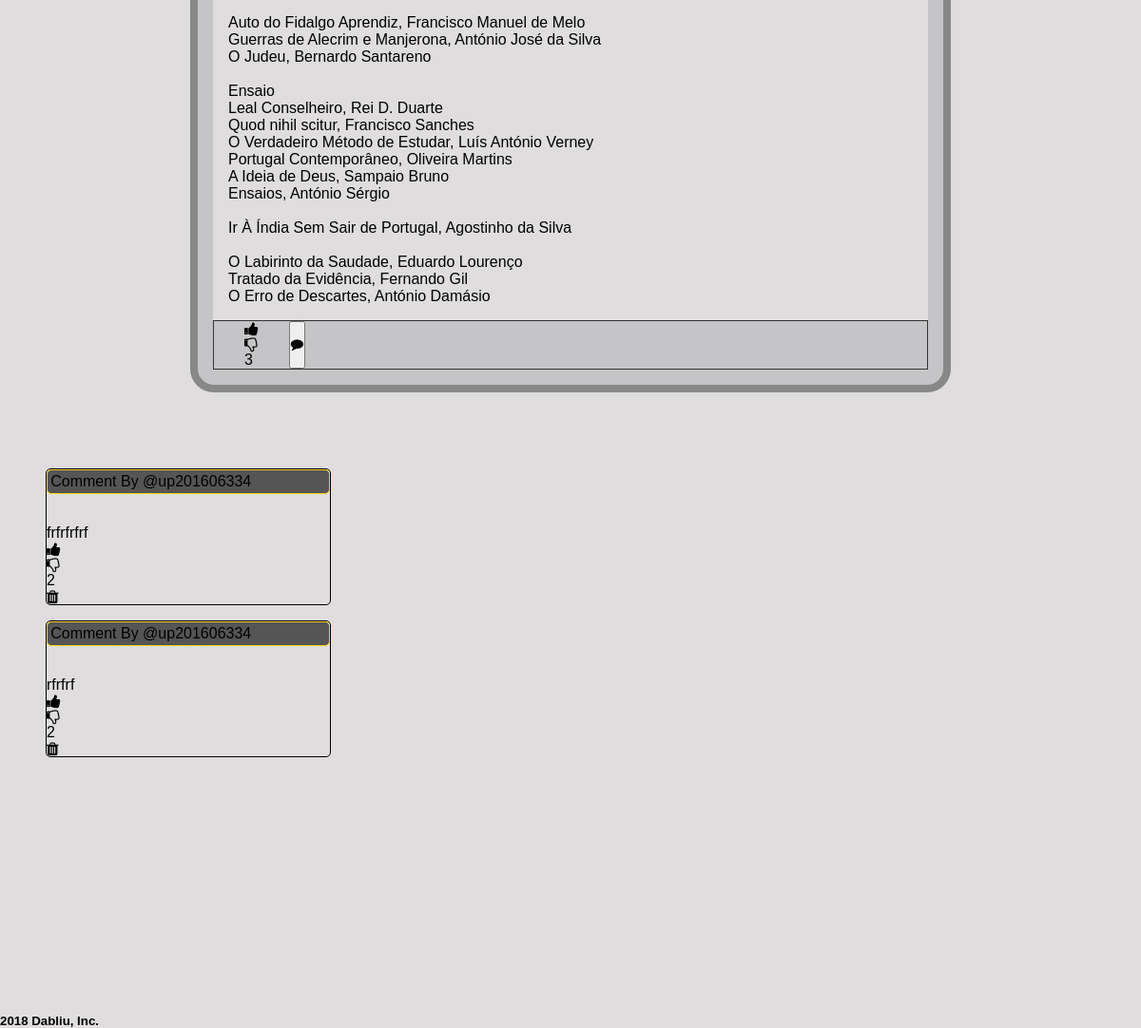
The app's page /pages/story.php?story_id=24 (signed in, lower part), older data.
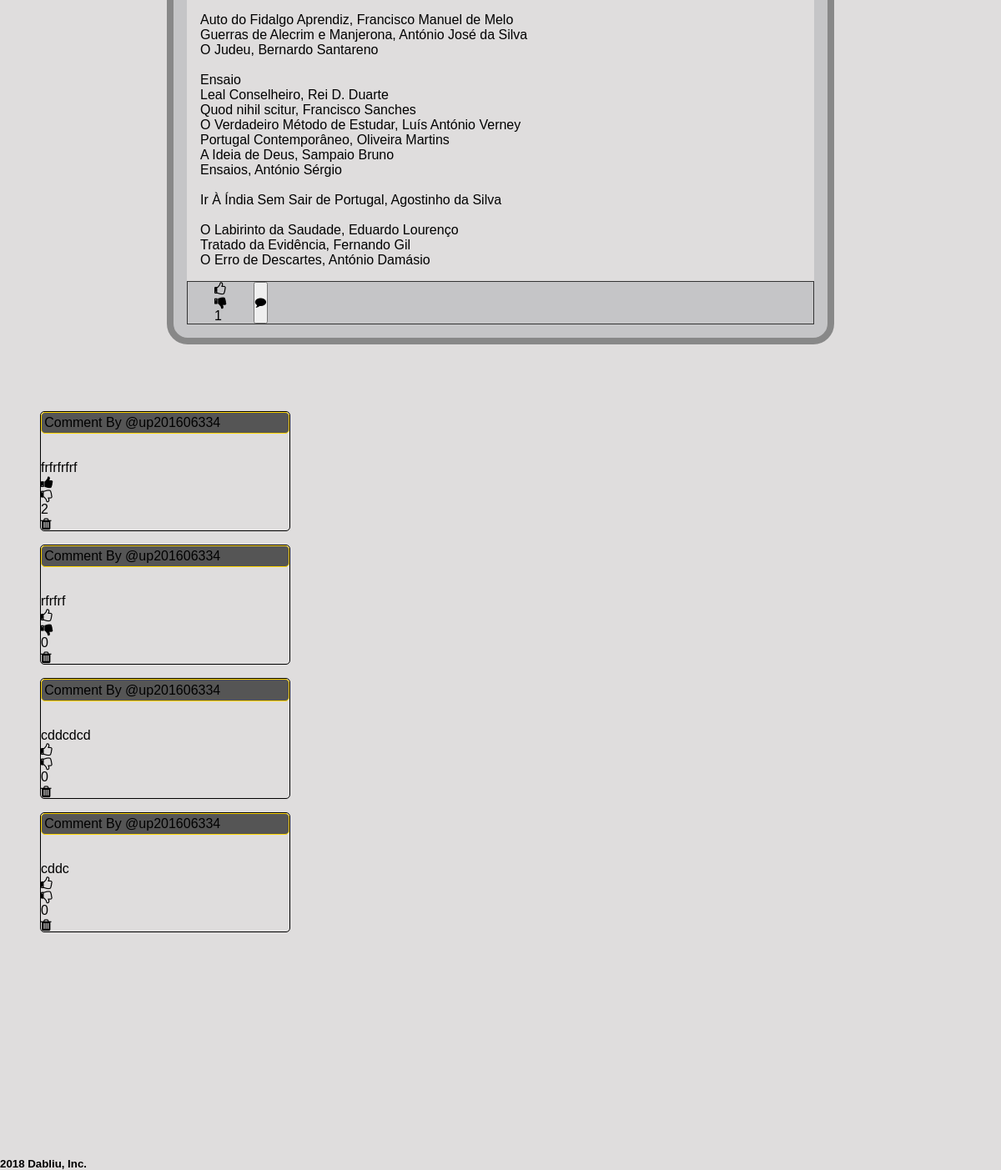
The same page, newer data.
### tables this page shows
CREATE TABLE Post (
    Title VARCHAR,
    Dados VARCHAR,
    postID   INTEGER PRIMARY KEY,
    CategoryName TEXT REFERENCES Category(CategoryName),
    username TEXT REFERENCES user(username),
    up INTEGER,
    down INTEGER,
    pDate DATETIME CHECK (pDate>0)

);

CREATE TABLE Comment (
    Dados TEXT,
    CommentID   INTEGER PRIMARY KEY,
    FatherCommentID INTEGER REFERENCES Comment(CommentID),
    PostID INTEGER REFERENCES Post(postID),
    username TEXT REFERENCES user(username),
    up INTEGER,
    down INTEGER

);

### database/db_story.php (called while the page is built, shortened)
<?php
function getStory($postID){
    $db=Database::instance()->db();
    $stmt= $db->prepare('SELECT * FROM Post WHERE postID=? ');
    $stmt->execute(array($postID));
    return $stmt->fetchAll();
}
function getAllComments($postID){
    $db=Database::instance()->db();
    $stmt= $db->prepare('SELECT * FROM Comment WHERE PostID=? ');
    $stmt->execute(array($postID));
    return $stmt->fetchAll();
}
?>

### database/db_vote.php (called while the page is built, shortened)
<?php
function voteUp($storyid,$username){
    $db= Database::instance()->db();
    $stmt= $db->prepare('SELECT * FROM Vote WHERE  CommentID is Null and PostID =? and username=? and typeVote=?');
    $stmt->execute(array($storyid,$username,'up'));
    $user= $stmt->fetch();
    if( empty($user)){
           return false;
       }else{
            return true;
       }
}
function voteDown($storyid,$username){
    $db= Database::instance()->db();
    $stmt= $db->prepare('SELECT * FROM Vote WHERE  CommentID is Null and PostID =? and username=? and typeVote=?');
    $stmt->execute(array($storyid,$username,'down'));
    $user= $stmt->fetch();
    if( empty($user)){
           return false;
       }else{
            return true;
       }
}
function voteUpComment($commentid,$storyid,$username){
    $db= Database::instance()->db();
    $stmt= $db->prepare('SELECT * FROM Vote WHERE  CommentID=? and PostID =? and username=? and typeVote=?');
    $stmt->execute(array($commentid,$storyid,$username,'up'));
    $user= $stmt->fetch();
    if( empty($user)){
           return false;
       }else{
            return true;
       }
}
function voteDownComment($commentid,$storyid,$username){
    $db= Database::instance()->db();
    $stmt= $db->prepare('SELECT * FROM Vote WHERE  CommentID = ? and PostID =? and username=? and typeVote=?');
    $stmt->execute(array($commentid,$storyid,$username,'down'));
    $user= $stmt->fetch();
    if( empty($user)){
           return false;
       }else{
            return true;
       }
    }
?>

### templates/tpl_story.php (the view, shortened to what the changed rows need)
<?php function  draw_votes($username,$story_id,$storyUp,$storyDown){
    ?>
    <div class="votes">
    <a id="voto">
            <?php if (voteUp($story_id,$username) && !voteDown($story_id,$username)) {?>
            <i class="fa fa-thumbs-up"></i>
            <?php } else {
                ?>
                <i class="fa fa-thumbs-o-up"></i>
          <?php  }?>
            </a>
    </div>
    <div class="votes">
    <a id="voto">
            <?php if(voteDown($story_id,$username) && !voteUp($story_id,$username)){?>
                <i class="fa  fa-thumbs-down"></i>
           <?php }else{ ?>
              <i class="fa fa-thumbs-o-down"></i>
         <?php  } ?>
    </a>
    </div>
    <p><?=$storyUp-$storyDown?></p>
<?php } ?>
<?php function draw_votes_comment($username,$story_id,$comment_id,$commentUp,$commentDown){
    ?>
    <div class="votes-comment">
        <a id="voto-comment">
        <?php if (voteUpComment($comment_id,$story_id,$username) && !voteDownComment($comment_id,$story_id,$username)) {?>
            <i class="fa fa-thumbs-up"></i>
            <?php } else {
                ?>
                <i class="fa fa-thumbs-o-up"></i>
          <?php  }?>
        </a>
    </div>
    <div class="votes-comment">
        <a id="voto-comment">
        <?php if(voteDownComment($comment_id,$story_id,$username) && !voteUpComment($comment_id,$story_id,$username)){?>
                <i class="fa  fa-thumbs-down"></i>
           <?php }else{ ?>
              <i class="fa fa-thumbs-o-down"></i>
         <?php  } ?>
        </a>
    </div>
    <p><?=$commentUp-$commentDown?></p>
<?php } ?>
<?php function checkIfUserisLogged($usernameLogged,$storyusername){
    return $usernameLogged == $storyusername;
 }?>
<?php function draw_one_story_only($story){
    ?>
    <div class ="story_container">
        <article class="story" >
        <div class="story_focus">
                        <div class = "story_content">
                            <p><?=nl2br($story['Dados'])?></p>
                        </div>
                    <div class = "story_footer2">
                        <div class="vote-toggle">
                            <?php
                            draw_votes($_SESSION['username'],$story['postID'],$story['up'],$story['down']);
                            ?>
                        </div>
            </div>
        </article>
        </div>
<?php }?>
<?php function draw_comments($comments){
    ?>
    <div class="commentsStoryDisplay">
        <?php
        foreach ($comments as $comment) {
        draw_comment($comment);
        }
        ?>
    </div>
<?php }?>
<?php function draw_comment($comment){
    ?>
        <article class="comment">
        <div class="story_first_comments">
        <p>
            Comment By
            <a class="link_2_user" href="../pages/user.php?username=<?=$comment['username']?>">
                @<?=$comment['username']?>
            </a>
        <p>
        <p><?=nl2br($comment['Dados'])?></p>
        <div class="vote-toggle-comment">
                <?php
                     draw_votes_comment($_SESSION['username'],$comment['PostID'],$comment['CommentID'],$comment['up'],$comment['down']);
                ?>
        </div>
        <?php if(checkIfUserisLogged($_SESSION['username'],$comment['username'])){
            ?>
            <div class="trash-can-comment">
                <a id="trash-can-comment">
                <i class="fa fa-trash"></i>
                </a>
            </div>
        <?php }?>
        </div>
        </article>
<?php }?>

Row changes from the older to the newer data that the page shows:
changed post: $storyUp-$storyDown "3" → "1"
changed comment "rfrfrf": $commentUp-$commentDown "2" → "0"
added comment: username "up201606334", Dados "cddcdcd", $commentUp-$commentDown "0"
added comment: username "up201606334", Dados "cddc", $commentUp-$commentDown "0"
